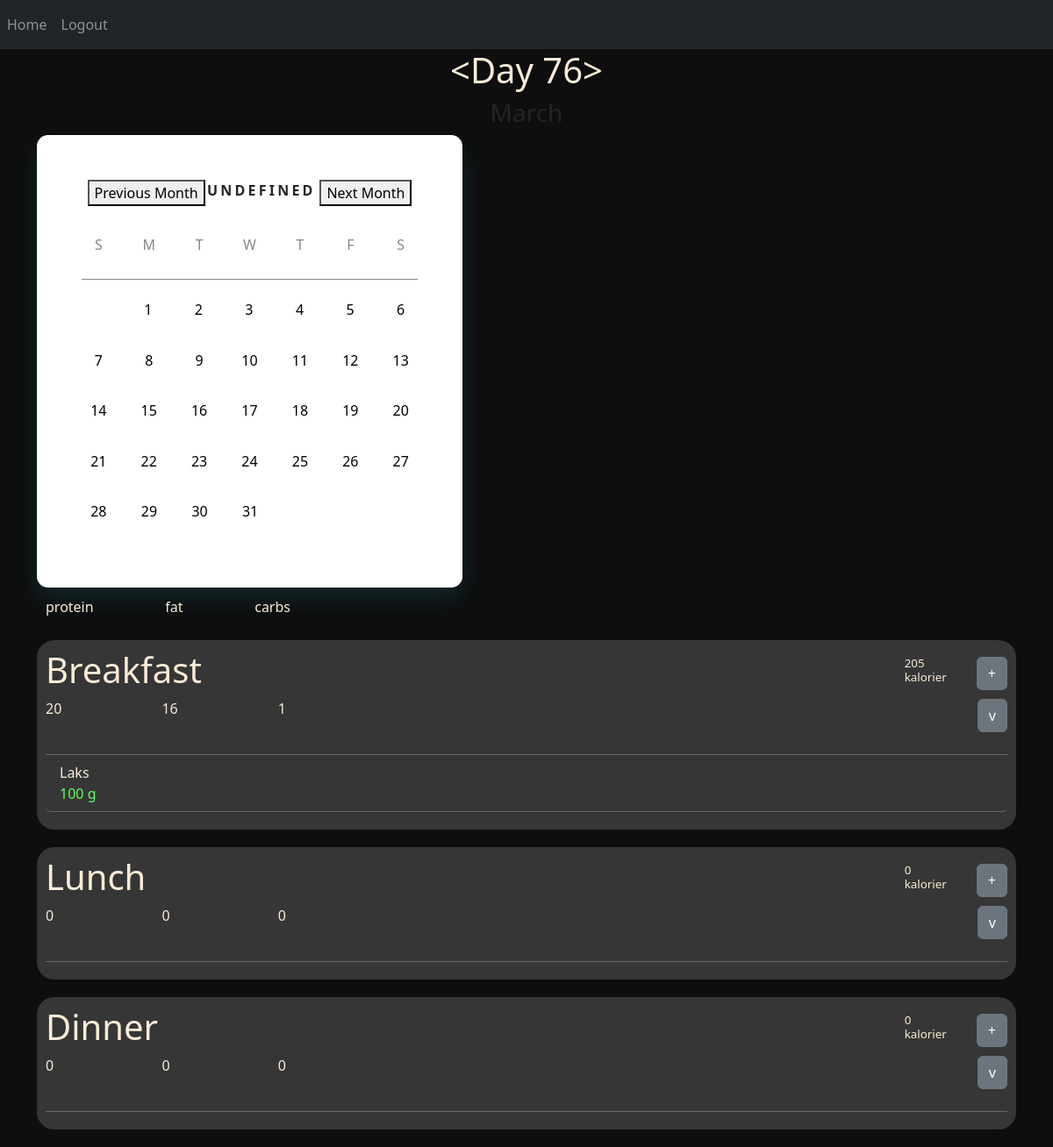
Page / (signed in) on the earlier database version.
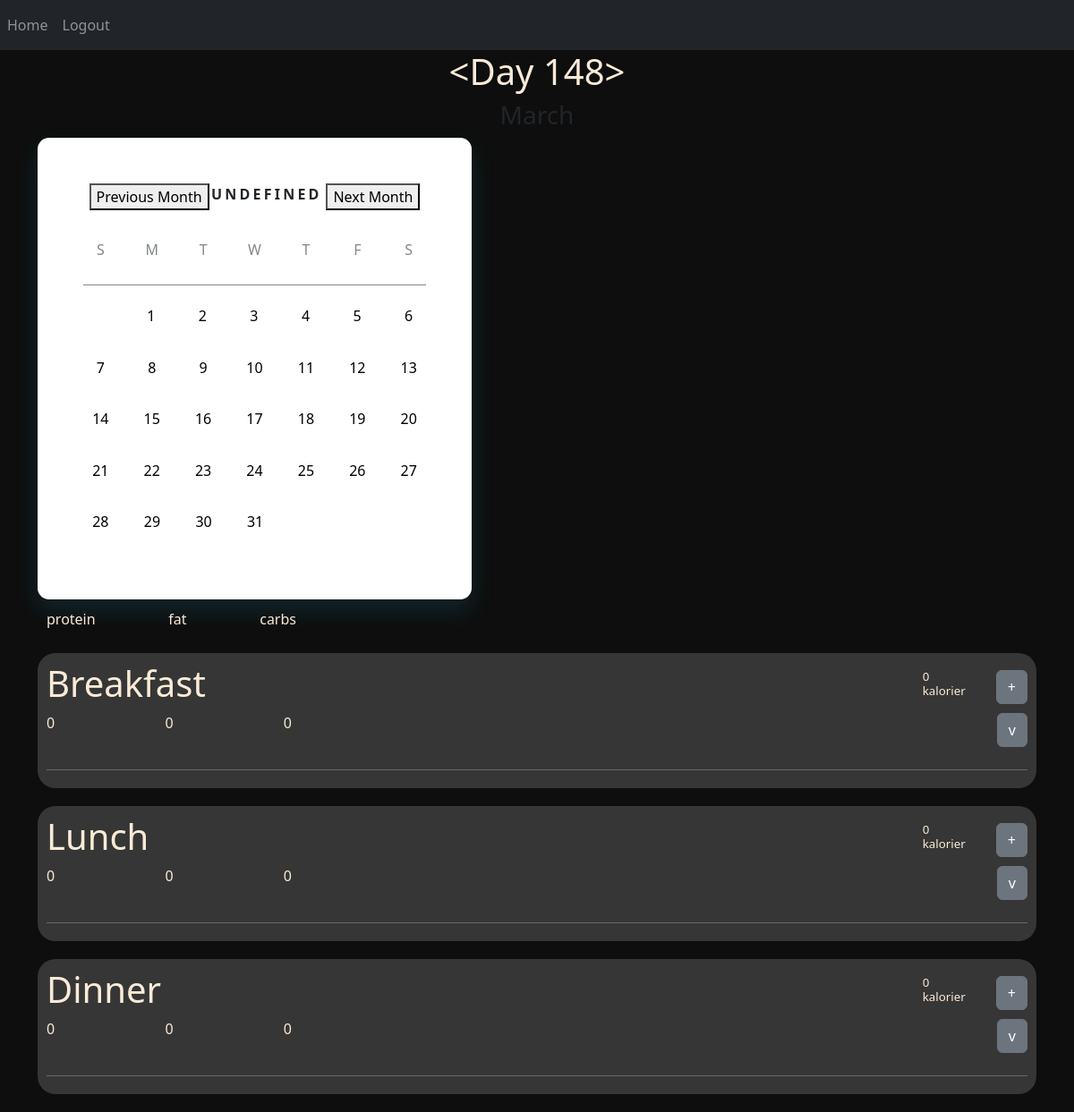
Same page on the later database version.
### website/models.py (models this page shows)
class Meal(db.Model):
    id = db.Column(db.Integer, primary_key=True)
    _meal = db.Column('meal', db.String(255))
    day_id = db.Column(db.Integer, db.ForeignKey('day.id'))
    @property
    def meal(self):
        return json.loads(self._meal) if self._meal else {}
    @meal.setter
    def meal(self, value):
        self._meal = json.dumps(value) if value else None
    def calculate_total_nutrition(self):
        if not self._meal:
            return None  # No meal data, return None or appropriate default value
        products_dic = loadJSON("products.json")
        total_nutrition = {"kcal": 0, "protein": 0, "fat": 0, "carbs": 0}
        for (product, amount) in self.meal.items():
            if product in products_dic:
                concentration = products_dic[product]["nutrition"]
                for nutrient, concentration_value in concentration.items():
                    total_nutrition[nutrient] += int((amount / 100) * concentration_value)
        return total_nutrition

### website/views.py (the view)
@views.route('/', methods=['GET', 'POST'])
@login_required
def home():
    try:
        selectedDayId = SelectedDayId.query.first().id
        current_day = Day.query.get(selectedDayId) if selectedDayId else None
        nutrition_list = []
        existing_meals = Meal.query.filter(Meal.day_id == current_day.id).all()
        if not existing_meals:
            for i in range(3):
                new_meal = Meal(day_id = current_day.id)
                db.session.add(new_meal)
                db.session.commit()
            nutrition_list = [{"kcal": 0, "protein": 0, "fat": 0, "carbs": 0}, {"kcal": 0, "protein": 0, "fat": 0, "carbs": 0}, {"kcal": 0, "protein": 0, "fat": 0, "carbs": 0}]
        if existing_meals:
            for meal in existing_meals:
                if meal.calculate_total_nutrition():
                    nutrition_list.append(meal.calculate_total_nutrition())
                else:
                    nutrition_list.append({"kcal": 0, "protein": 0, "fat": 0, "carbs": 0})
        print(nutrition_list)
    except Exception as e:
        flash('Error occurred while retrieving data: {}'.format(str(e)), 'error')
        current_day = None
    return render_template("home.html", user=current_user, current_day=current_day, nutrition_list=nutrition_list)

### website/__init__.py (called while the page is built)
def create_app():
    app = Flask(__name__)
    app.config['SECRET_KEY'] = 'hjshjhdjah kjshkjdhjs'
    app.config['SQLALCHEMY_DATABASE_URI'] = f'sqlite:///{DB_NAME}'
    db.init_app(app)
    from .views import views
    from .auth import auth
    app.register_blueprint(views, url_prefix='/')
    app.register_blueprint(auth, url_prefix='/')
    from .models import User, Day
    with app.app_context():
        db.create_all()
    login_manager = LoginManager()
    login_manager.login_view = 'auth.login'
    login_manager.init_app(app)
    @login_manager.user_loader
    def load_user(id):
        return User.query.get(int(id))
    return app

### website/models.py (called while the page is built)
def loadJSON(file_path):
    with open(file_path) as json_file:
        file_contents = json_file.read()
    dict = json.loads(file_contents)
    return dict

### website/templates/home.html (shortened to what this page needs)
{% extends "base.html" %} {% block title %}Home{% endblock %} {% block content
    %}
<h1 align="center" style="color: antiquewhite;">{{current_day}}</h1>
<h3 align="center">March</h3>
<div class="calendar">
  <header class="calendar__header">
    <button onclick="previousMonth()">Previous Month</button>
    <div class="calendar__month"></div>
    <button onclick="nextMonth()">Next Month</button>
  </header>
  <div class="calendar__grid">
    <div class="calendar__day-names">
      <span class="calendar__day-name">S</span>
      <span class="calendar__day-name">M</span>
      <span class="calendar__day-name">T</span>
      <span class="calendar__day-name">W</span>
      <span class="calendar__day-name">T</span>
      <span class="calendar__day-name">F</span>
      <span class="calendar__day-name">S</span>
    </div>
    <div class="calendar__day-numbers"></div>
  </div>
</div>
<div>
  <ul class="list-group list-group-flush" id="notes">
    {% if current_day %}
        {% set meal_types = ['Breakfast', 'Lunch', 'Dinner'] %}
        <div style="display: flex; flex-direction: row; margin: 10px; justify-content: space-between; width: 25%;">
          <p style="color: antiquewhite;"> protein </p>
          <p style="color: antiquewhite;"> fat </p>
          <p style="color: antiquewhite;"> carbs </p>
        </div>
        {% for meal in current_day.meals %}
        <div style="background-color: rgb(54, 54, 54); padding-left:10px; padding-right:10px;padding-top:10px; border-radius: 20px; margin-bottom: 20px;">
          <div style="background-color: rgb(54, 54, 54); border-top-left-radius: 20px; border-top-right-radius: 20px;">
            <div class="d-inline-flex gap-1" style="display: flex; flex-direction: row; align-items: center; justify-content: space-between; width: 100%;">
              <h1 style="color: antiquewhite; ">{{ meal_types[loop.index - 1] }}</h1>
                <div style="display: flex; flex-direction: row; justify-content: right; align-items: center; width: 25%; align-items: center;">
                  <h4 style="color: antiquewhite; margin-right: 10%; font-size: smaller; width: 20%;">{{ nutrition_list[loop.index - 1]["kcal"] }} kalorier</h4>
                  <button class="btn btn-secondary" type="button" onclick="addProduct({{loop.index - 1}})">
                    <a class="nav-item nav-link" id="add_product" >+</a>
                  </button>
                </div>
            </div>
          </div>
          <div style="margin-bottom: 20px; ">
            <div  id="parentDiv{{loop.index}}" style="display: flex; flex-direction: row; justify-content: space-between; align-items: center; background-color: rgb(54, 54, 54);" >
                <div style="display: flex; flex-direction: row; align-items: center; justify-content: space-between; width: 25%;">
                  <p style="color: antiquewhite;"> {{ nutrition_list[loop.index - 1]["protein"] }} </p>
                  <p style="color: antiquewhite;"> {{ nutrition_list[loop.index - 1]["fat"] }} </p>
                  <p style="color: antiquewhite;"> {{ nutrition_list[loop.index - 1]["carbs"] }} </p>
                </div>
                <button class="btn btn-secondary" type="button" data-bs-toggle="collapse" data-bs-target="#collapseExample{{loop.index}}" aria-expanded="false" aria-controls="collapseExample">
                  v
                </button>
            </div>
            <div id="collapseExample{{loop.index}}">
              <br>
              <hr style="color: white; margin: 0;">
                <ul class="list-group">
                  {% for (product, amount) in meal.meal.items() %}
                    <li class="list-group-item" style="border-bottom: 1px rgb(100, 100, 100) solid; color: antiquewhite; background-color: rgb(54, 54, 54);">
                        <p style="margin: 0; font-weight: 500;">{{ product }}</p>
                        <p style="color: rgb(95, 255, 95); margin: 0;" >{{ amount }} g</p>
                    </li>
                  {% endfor %}
                </ul>
            </div>
          </div>
        </div>
        {% endfor %}
    {% else %}
        <p style="color: antiquewhite;">No meals recorded for today.</p>
    {% endif %}
  </ul>
</div>
{% endblock %}

### website/templates/base.html (shortened to what this page needs)
<!DOCTYPE html>
<html>
  <head>
    <link
      rel="stylesheet"
      href="https://stackpath.bootstrapcdn.com/bootstrap/4.4.1/css/bootstrap.min.css"
    />
    <link
      rel="stylesheet"
      href="https://stackpath.bootstrapcdn.com/font-awesome/4.7.0/css/font-awesome.min.css"
    />
    <link href="https://cdn.jsdelivr.net/npm/bootstrap@5.3.3/dist/css/bootstrap.min.css" rel="stylesheet">
  </head>
  <body style="background-color: rgb(14, 14, 14);">
    <nav class="navbar navbar-expand-lg navbar-dark bg-dark">
      <div class="collapse navbar-collapse" id="navbar">
        <div class="navbar-nav">
          {% if user.is_authenticated %}
          <a class="nav-item nav-link" id="home" href="/">Home</a>
          <a class="nav-item nav-link" id="logout" href="/logout">Logout</a>
          {% else %}
          <a class="nav-item nav-link" id="login" href="/login">Login</a>
          <a class="nav-item nav-link" id="signUp" href="/sign-up">Sign Up</a>
          {% endif %}
        </div>
      </div>
    </nav>
    <div class="container">{% block content %} {% endblock %}</div>
  </body>
</html>

### website/templates/home.html (style rules this page uses)
.calendar { background-color: #FFF; border-radius: 0.8rem; box-shadow: 0 0.8rem 1.6rem rgba(35, 131, 157, 0.2); padding: 3.2rem; width: 485px; }
.calendar__header { font-weight: bold; display: flex; justify-content: space-between; letter-spacing: 0.2rem; padding: 0 0.4rem 1.2rem; text-transform: uppercase; }
.calendar__day-names { border-bottom: 0.1rem solid #828889; display: flex; gap: 1.2rem; margin-bottom: 0.8rem; padding: 0.8rem 0; }
.calendar__day-name { aspect-ratio: 1; color: #828889; font-weight: normal; text-align: center; width: 2.4rem; }

Differences in the rows shown:
no longer on this page (row unchanged): Meal: meal_types "Breakfast", nutrition_list "205", nutrition_list "20", nutrition_list "16", nutrition_list "1", meal "Laks", meal "100"
added Meal: meal_types "Breakfast", nutrition_list "0"
Other differences:
{{ current_day }}: "<Day 76>" → "<Day 148>"
